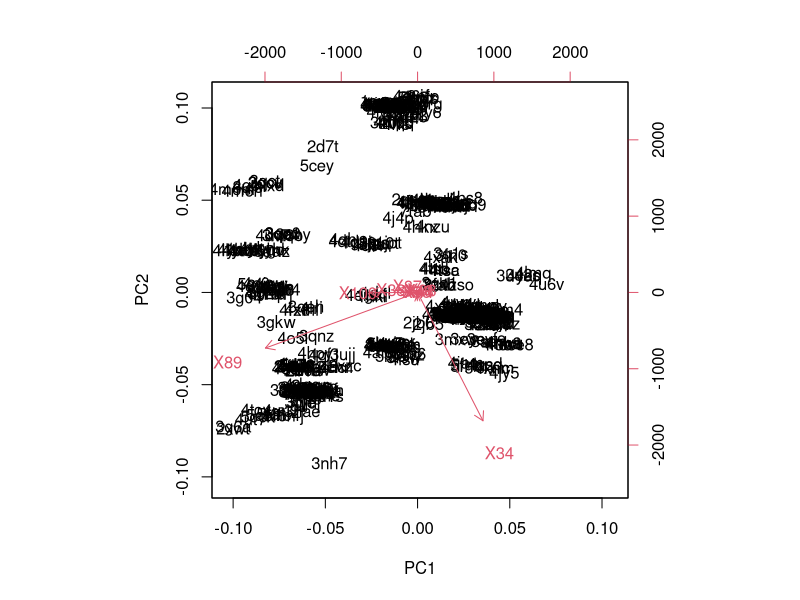
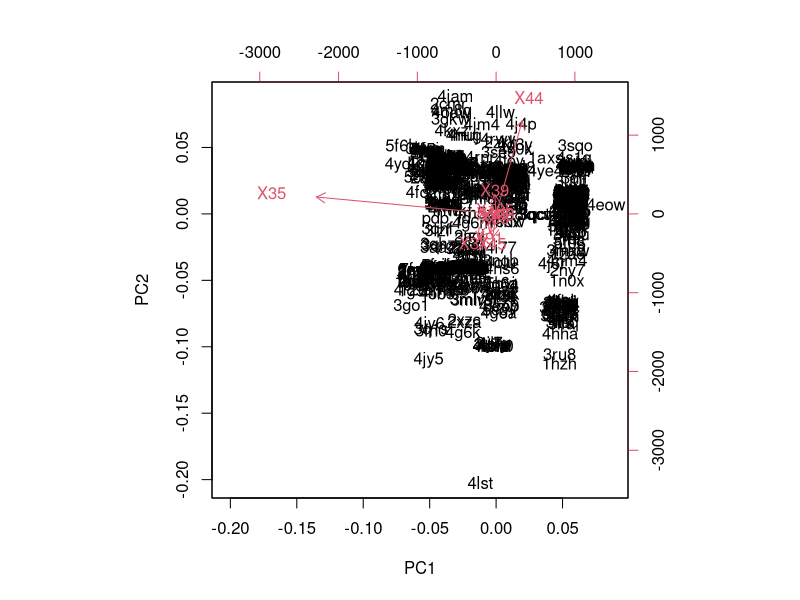

R code for these plots, in order: (Note: this script raises an error after producing the figures.)
#! /usr/bin/R

library("ggplot2");
library("cluster");

#_______________________________________________________________________________
## input
dat.l.raw = read.table("light_interface_scores.dat", header = TRUE);
dat.h.raw = read.table("heavy_interface_scores.dat", header = TRUE);

#_______________________________________________________________________________
## prepare matrix: move PDB IDs out of the matrix and make them rownames
dat.l = dat.l.raw[ ,-1];
row.names(dat.l) = dat.l.raw[ ,1];

dat.h = dat.h.raw[ ,-1];
row.names(dat.h) = dat.h.raw[ ,1];

#_______________________________________________________________________________
## PCA
PCAggplot = function(pca.dat, pcx, pcy, ggplot.colours) {
    theme_set(theme_gray(base_size = 16));
    ggplot(data = as.data.frame(pca.dat$x), aes_string(x = pcx, y = pcy)) +
    #xlim(-700, -600) +
    #ylim(25,75) +
    geom_hline(yintercept = 0, colour = "gray65") +
    geom_vline(xintercept = 0, colour = "gray65") +
    #geom_point(alpha = 0.8, size = 2, colour = ggplot.colours) +
    geom_text(label = rownames(pca.dat$x), colour = ggplot.colours, hjust = -0.2, vjust = 0.2, size = 2.5);
}

colours = c("lightblue", "deepskyblue", "dodgerblue", "orange", "greenyellow", "orangered", "blue", "green", "red", "darkblue", "darkgreen", "darkred", "darkorange");

pca.dat.l = prcomp(dat.l, retx = TRUE, center = TRUE, scale. = FALSE);
#plot(pca.dat.l);
pl = PCAggplot(pca.dat.l, "PC1", "PC2", "black");
biplot(pca.dat.l);

pca.dat.h = prcomp(dat.h, retx = TRUE, center = TRUE, scale. = FALSE);
#plot(pca.dat.h);
ph =PCAggplot(pca.dat.h, "PC1", "PC2", "black");
biplot(pca.dat.h);

#_______________________________________________________________________________
## clustering
## coordinates of PDB IDs in PC2->PC1 space
pca.dat.l.mat = as.matrix(pca.dat.l$x);
coord12.dat.l = pca.dat.l.mat[ ,1:2];
## distance matrix with Minkowski distance
dist.dat.l = dist(coord12.dat.l, method = "minkowski", p = 4); 
## agglomerative cluster
clust.dat.l = agnes(dist.dat.l);
## large PDF plot to resolve PDB IDs
pdf(file="clusterl.pdf", height = 40, width = 80);
plot(clust.dat.l.c, which.plots = 2, cex = 1);
dev.off();

pca.dat.h.mat = as.matrix(pca.dat.h$x);
coord12.dat.h = pca.dat.h.mat[ ,1:2];
dist.dat.h = dist(coord12.dat.h, method = "minkowski", p = 4); 
clust.dat.h = agnes(dist.dat.h);
pdf(file="clusterh.pdf", height = 40, width = 80);
plot(clust.dat.h.c, which.plots = 2, cex = 1);
dev.off();

